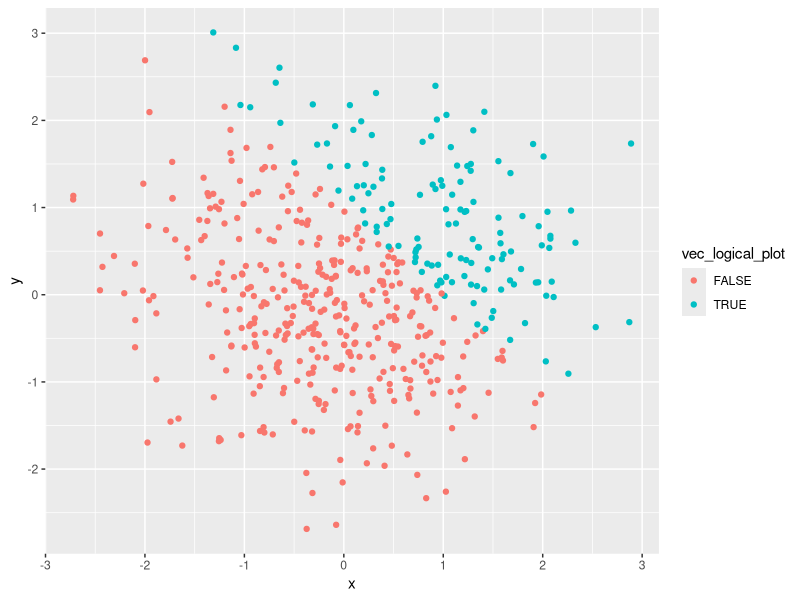
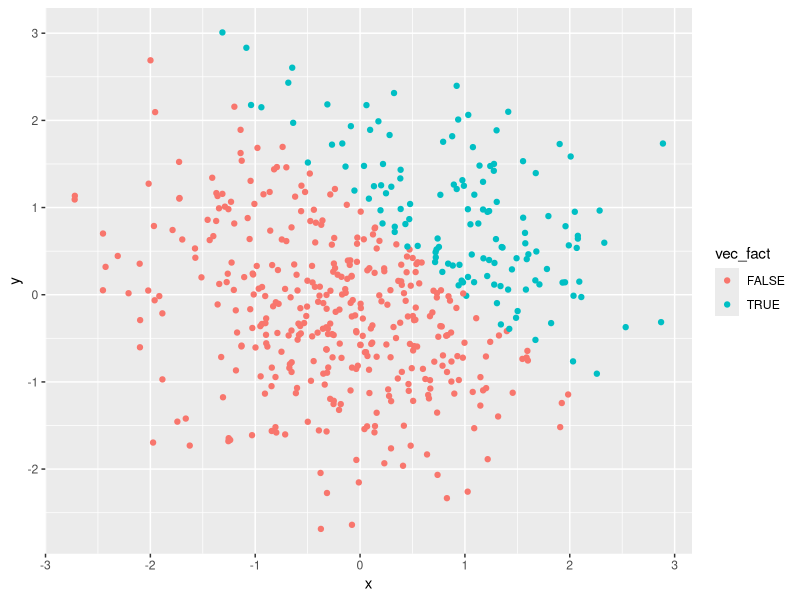
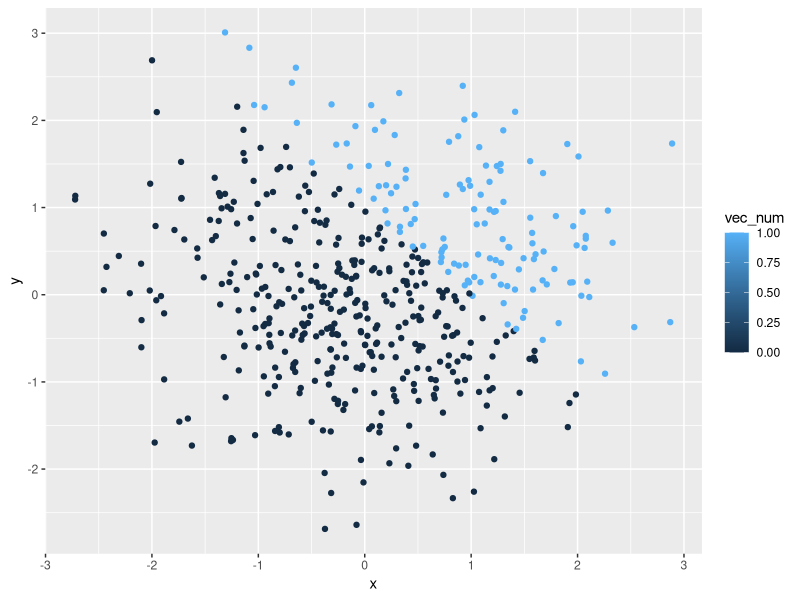
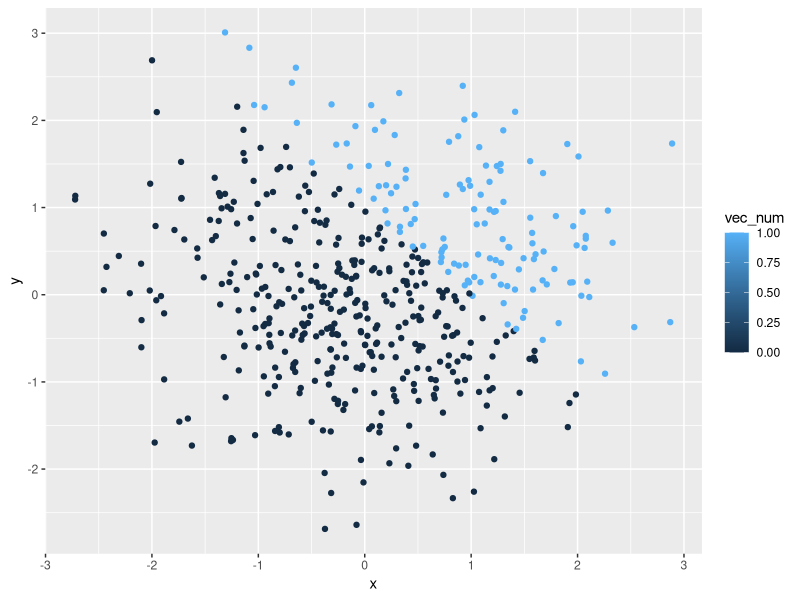

R code for these plots, in order:
## ---- chunk 1
knitr::opts_chunk$set(echo = TRUE)
## ---- chunk 2

library(tidyverse)

## ---- chunk 3
 problem_1 = tibble(
   vec_numeric=rnorm(8),
   vec_logical=vec_numeric>0,
   vec_char=c("a","b","c","d","e","f","g","h"),
   vec_factor = factor(c("M","F","M","F","M","F","M","F"))

 ) 
#CHECK DATA FRAME
problem_1

## ---- chunk 4
mean(problem_1$vec_numeric)
mean(problem_1$vec_logical)

## ---- chunk 5
mean(problem_1$vec_char)
mean(problem_1$vec_fator)
## ---- chunk 6
as.numeric(problem_1$vec_logical)*rnorm(8)
## ---- chunk 7
as.factor(problem_1$vec_logical)*rnorm(8)
## ---- chunk 8
as.numeric(as.factor(problem_1$vec_logical))*rnorm(8)
## ---- chunk 9
set.seed(2)
  x=rnorm(500)
  y=rnorm(500)
  vec_logical_plot= x + y > 1
  vec_num = as.numeric(vec_logical_plot)
  vec_fact = as.factor(vec_logical_plot)
  
plot_df=tibble(x,y,vec_logical_plot,vec_fact,vec_num)

head(plot_df)

## ---- chunk 10
ggplot(plot_df, aes(x = x, y = y, color=vec_logical_plot)) + geom_point()

## ---- chunk 11
ggplot(plot_df, aes(x = x, y = y, color=vec_fact)) + geom_point()
## ---- chunk 12
ggplot(plot_df, aes(x = x, y = y, color=vec_num)) + geom_point()
## ---- chunk 13
ggsave("scatter_plot.pdf",height=4,width=6)

